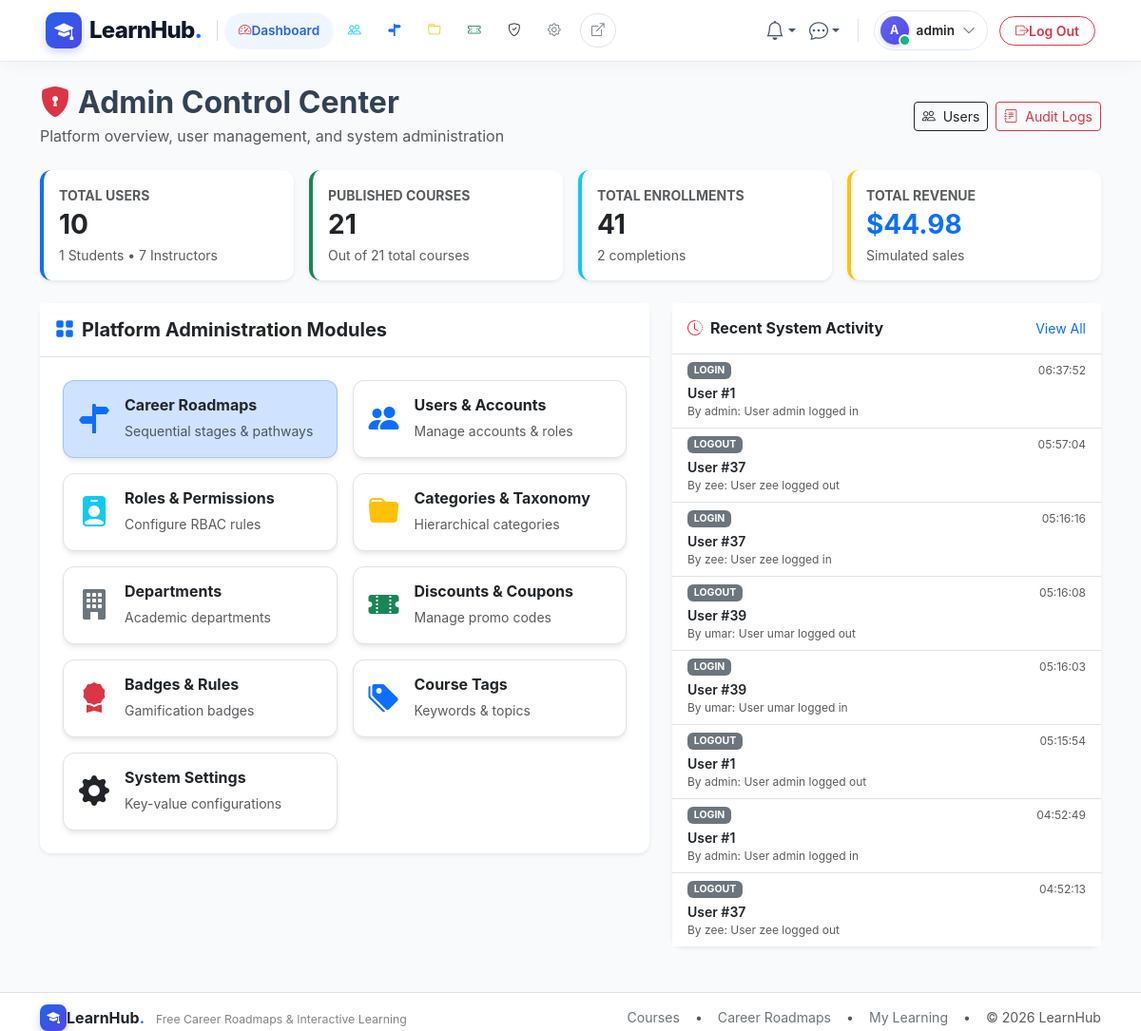
/admin/ (signed in), run on an earlier commit of the app's database.
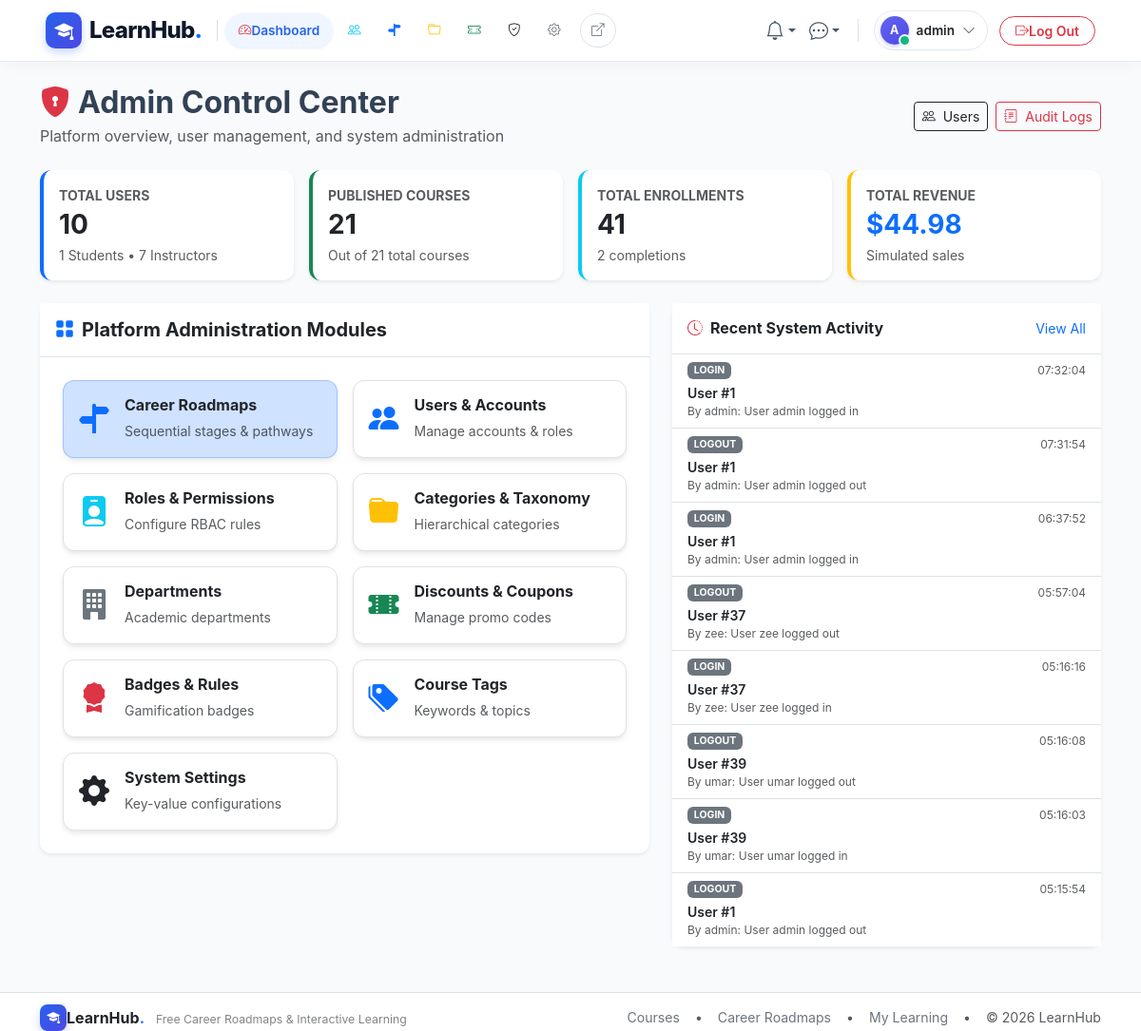
And on a later commit of the database.
### app/models/admin.py (models this page shows, shortened)
class AuditLog(db.Model):
    __tablename__ = 'audit_logs'
    id = db.Column(db.Integer, primary_key=True)
    user_id = db.Column(db.Integer, db.ForeignKey('users.id', ondelete='SET NULL'), nullable=True, index=True)
    action = db.Column(db.String(50), nullable=False, index=True)  # create, update, delete, login, logout
    entity_type = db.Column(db.String(50), nullable=False, index=True)  # User, Course, Quiz, Assignment, etc.
    entity_id = db.Column(db.Integer, nullable=True)
    details = db.Column(db.Text, nullable=True)
    ip_address = db.Column(db.String(45), nullable=True)
    created_at = db.Column(db.DateTime, default=utcnow, nullable=False, index=True)
    user = db.relationship('User', back_populates='audit_logs')

### app/models/users.py (models this page shows, shortened)
class User(UserMixin, db.Model):
    __tablename__ = 'users'
    id = db.Column(db.Integer, primary_key=True)
    email = db.Column(db.String(120), unique=True, nullable=False, index=True)
    username = db.Column(db.String(80), unique=True, nullable=False, index=True)
    password_hash = db.Column(db.String(255), nullable=False)
    role_id = db.Column(db.Integer, db.ForeignKey('roles.id'), nullable=False)
    is_active = db.Column(db.Boolean, default=True, nullable=False)
    last_login = db.Column(db.DateTime, nullable=True)
    created_at = db.Column(db.DateTime, default=utcnow, nullable=False)
    role = db.relationship('Role', back_populates='users', lazy='joined')
    profile = db.relationship('UserProfile', back_populates='user', uselist=False, cascade='all, delete-orphan', lazy='joined')
    notifications = db.relationship('Notification', back_populates='user', cascade='all, delete-orphan', lazy='select', order_by='Notification.created_at.desc()')
    enrollments = db.relationship('Enrollment', back_populates='user', lazy='select')
    orders = db.relationship('Order', back_populates='user', lazy='select')
    course_instructors = db.relationship('CourseInstructor', back_populates='user', lazy='select')
    created_courses = db.relationship('Course', back_populates='creator', foreign_keys='Course.created_by', lazy='select')
    wishlists = db.relationship('Wishlist', back_populates='user', cascade='all, delete-orphan', lazy='select')
    quiz_attempts = db.relationship('QuizAttempt', back_populates='user', lazy='select')
    submissions = db.relationship('Submission', back_populates='user', lazy='select')
    forum_threads = db.relationship('ForumThread', back_populates='author', lazy='select')
    forum_posts = db.relationship('ForumPost', back_populates='author', lazy='select')
    post_likes = db.relationship('PostLike', back_populates='user', cascade='all, delete-orphan', lazy='select')
    sent_messages = db.relationship('Message', back_populates='sender', foreign_keys='Message.sender_id', lazy='select')
    received_messages = db.relationship('Message', back_populates='recipient', foreign_keys='Message.recipient_id', lazy='select')
    user_badges = db.relationship('UserBadge', back_populates='user', cascade='all, delete-orphan', lazy='select')
    reviews = db.relationship('Review', back_populates='user', lazy='select')
    audit_logs = db.relationship('AuditLog', back_populates='user', lazy='select')
    def has_role(self, role_name: str) -> bool:
        return bool(self.role and self.role.name.lower() == role_name.lower())
    @property
    def is_admin(self) -> bool:
        return self.has_role('admin')
    @property
    def is_instructor(self) -> bool:
        return self.has_role('instructor')

### app/blueprints/admin/routes.py (the view)
@admin_bp.route('/')
def dashboard():
    total_users = User.query.count()
    total_students = User.query.join(Role).filter(Role.name == 'student').count()
    total_instructors = User.query.join(Role).filter(Role.name == 'instructor').count()
    total_courses = Course.query.count()
    published_courses = Course.query.filter_by(status='published').count()
    total_enrollments = Enrollment.query.count()
    completed_enrollments = Enrollment.query.filter_by(status='completed').count()
    revenue = db.session.query(db.func.sum(Order.total)).filter(Order.status == 'paid').scalar() or 0.0
    recent_logs = AuditLog.query.order_by(AuditLog.created_at.desc()).limit(8).all()
    return render_template(
        'admin/dashboard.html',
        total_users=total_users,
        total_students=total_students,
        total_instructors=total_instructors,
        total_courses=total_courses,
        published_courses=published_courses,
        total_enrollments=total_enrollments,
        completed_enrollments=completed_enrollments,
        revenue=revenue,
        recent_logs=recent_logs
    )

### app/blueprints/admin/routes.py (called while the page is built)
@admin_bp.before_request
@login_required
@admin_required
def require_admin():
    pass

### app/templates/admin/dashboard.html (shortened to what the changed rows need)
{% extends 'base.html' %}
{% block content %}
<div class="container py-4">
  <div class="d-flex justify-content-between align-items-center mb-4">
    <div>
      <h2 class="fw-bold mb-1"><i class="bi bi-shield-lock-fill text-danger me-2"></i>Admin Control Center</h2>
    </div>
  </div>
  <div class="row g-4">
    <div class="col-lg-5">
      <div class="card shadow-sm border-0 mb-4">
        <div class="card-body p-0">
          <ul class="list-group list-group-flush small">
            {% for log in recent_logs %}
              <li class="list-group-item py-2 px-3">
                <div class="d-flex justify-content-between align-items-center">
                  <span class="badge bg-secondary text-uppercase">{{ log.action }}</span>
                  <span class="text-muted" style="font-size: 0.75rem;">{{ log.created_at.strftime('%H:%M:%S') }}</span>
                </div>
                <div class="fw-semibold mt-1">{{ log.entity_type }} #{{ log.entity_id or '' }}</div>
                <div class="text-muted" style="font-size: 0.75rem;">By {{ log.user.username if log.user else 'System' }}: {{ log.details or '' }}</div>
              </li>
            {% else %}
              <li class="list-group-item text-muted text-center py-3">No activity logged yet.</li>
            {% endfor %}
          </ul>
        </div>
      </div>
    </div>
  </div>
</div>
{% endblock %}

What changed in the data, as far as the page shows it:
no longer on this page (row unchanged): AuditLog: action "LOGIN", created_at "04:52:49", entity_type "User", entity "1", user "admin", details "User admin logged in"
no longer on this page (row unchanged): AuditLog: action "LOGOUT", created_at "04:52:13", entity_type "User", entity "37", user "zee", details "User zee logged out"
added AuditLog: action "LOGIN", created_at "07:32:04", entity_type "User", entity "1", user "admin", details "User admin logged in"
added AuditLog: action "LOGOUT", created_at "07:31:54", entity_type "User", entity "1", user "admin", details "User admin logged out"
